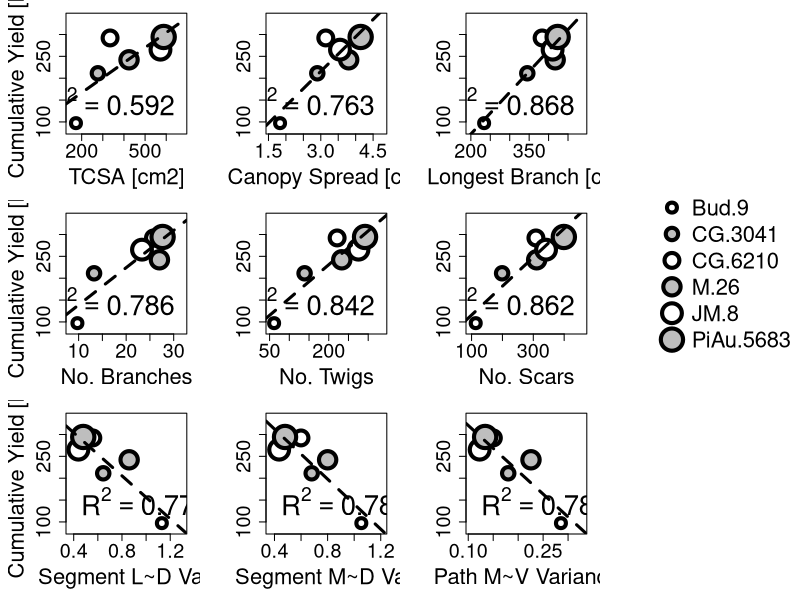
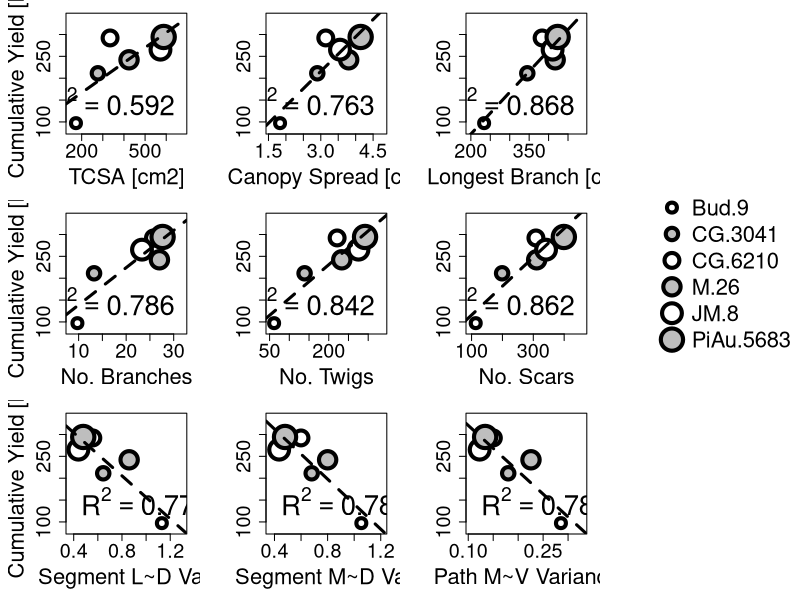

Write the R code that produced these figures, in order.
# This script generates figures for yield ~ morphologies from yield-morph.csv.

gen_fig <- function(x, x_lab, R2, position, 
                    y = sig_data$avg_cum_yield, y_lab = ''){
  # generates a yield by morphology plot at rootstock level
  plot(range(min(x) - .15 * min(x), max(x) + .15 * max(x)), 
       range(min(y) - .15 * min(y), max(y) + .15 * max(y)), 
       ylab = y_lab, xlab = x_lab, type = 'n')
  for(rootstock in 1:length(x)){
      points(x[rootstock], y[rootstock],
             cex = (1.5 + .5 * rootstock), pch = 21,  lwd = 4,
             bg = if (rootstock %% 2 == 1) 'white' else 'grey')
  } 
  abline(get_ab(x,y), lwd = 3, lty = 'dashed')
  legend(position, legend=R2, bty='n', cex=2.5) 
}

insert_blank <- function(){
  plot(range(0,1), range(0,1), bty='n', main = '', xaxt='n', yaxt='n', xlab='', ylab='', type ='n')
}

insert_legend <- function(){
  insert_blank()
  par(xpd=T)
  legend('center', bty = 'n', cex = 2, pt.lwd = 4,
         legend = sig_data$rootstock, 
         pch = 21, pt.bg = c('white', 'grey', 'white', 'grey', 'white', 'grey'),
         pt.cex = c(2, 2.5, 3, 3.5, 4, 4.5)
  )
  par(xpd=F)
}

get_ab <- function(x, y){
  test <- lm(y~x)
  return(test$coef)
}

sig_data <- read.csv('yield-morph.csv')
 

pdf(file="morph-yield.pdf", width= 12, height=9, family="Helvetica", 
    pointsize=14)
par(mfrow= c(3,4), mar = c(5,5,1,1),  oma = c(0,0,0,0), 
    cex.lab = 2, cex.axis = 1.8)
gen_fig((sig_data$avg_trunk_diam * pi), 'TCSA [cm2]', 
        expression(R^2 == 0.592), 'bottomright', 
        y_lab = 'Cumulative Yield [Kg]')
gen_fig(sig_data$avg_canopy_spread, 'Canopy Spread [cm]', 
        expression(R^2 == 0.763), 'bottomright')
gen_fig(sig_data$avg_max_path, 'Longest Branch [cm]',
        expression(R^2 == 0.868), 'bottomright')
insert_blank()
gen_fig(sig_data$avg_no_branches, 'No. Branches',
        expression(R^2 == 0.786), 'bottomright',
        y_lab = 'Cumulative Yield [Kg]')
gen_fig(sig_data$avg_no_twigs, 'No. Twigs',
        expression(R^2 == 0.842), 'bottomright')
gen_fig(sig_data$avg_no_scars, 'No. Scars', 
        expression(R^2 == 0.862), 'bottomright')
insert_legend()
gen_fig(sig_data$expr_L_D_seg, 'Segment L~D Var.', 
        expression(R^2 == 0.777), 'bottom', 
        y_lab = 'Cumulative Yield [Kg]')
gen_fig(sig_data$expr_M_D_seg, 'Segment M~D Var.',
        expression(R^2 == 0.782), 'bottom')
gen_fig(sig_data$expr_M_V_path, 'Path M~V Variance',
        expression(R^2 == 0.782), 'bottom')
dev.off()

png(file="morph-yield.png", width= 12, height=9, units = "in", res = 600,
    pointsize=14)
par(mfrow= c(3,4), mar = c(5,5,1,1),  oma = c(0,0,0,0), 
    cex.lab = 2, cex.axis = 1.8)
gen_fig((sig_data$avg_trunk_diam * pi), 'TCSA [cm2]', 
        expression(R^2 == 0.592), 'bottomright', 
        y_lab = 'Cumulative Yield [Kg]')
gen_fig(sig_data$avg_canopy_spread, 'Canopy Spread [cm]', 
        expression(R^2 == 0.763), 'bottomright')
gen_fig(sig_data$avg_max_path, 'Longest Branch [cm]',
        expression(R^2 == 0.868), 'bottomright')
insert_blank()
gen_fig(sig_data$avg_no_branches, 'No. Branches',
        expression(R^2 == 0.786), 'bottomright',
        y_lab = 'Cumulative Yield [Kg]')
gen_fig(sig_data$avg_no_twigs, 'No. Twigs',
        expression(R^2 == 0.842), 'bottomright')
gen_fig(sig_data$avg_no_scars, 'No. Scars', 
        expression(R^2 == 0.862), 'bottomright')
insert_legend()
gen_fig(sig_data$expr_L_D_seg, 'Segment L~D Var.', 
        expression(R^2 == 0.777), 'bottom', 
        y_lab = 'Cumulative Yield [Kg]')
gen_fig(sig_data$expr_M_D_seg, 'Segment M~D Var.',
        expression(R^2 == 0.782), 'bottom')
gen_fig(sig_data$expr_M_V_path, 'Path M~V Variance',
        expression(R^2 == 0.782), 'bottom')
dev.off()